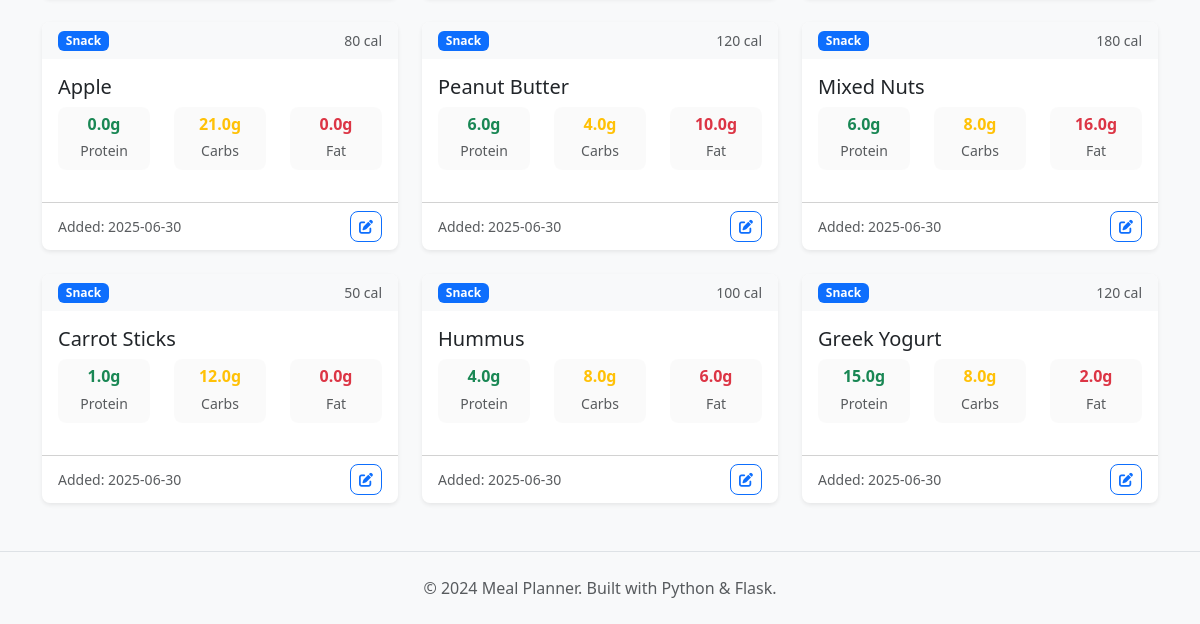
The app's page /meals (lower part), older data.
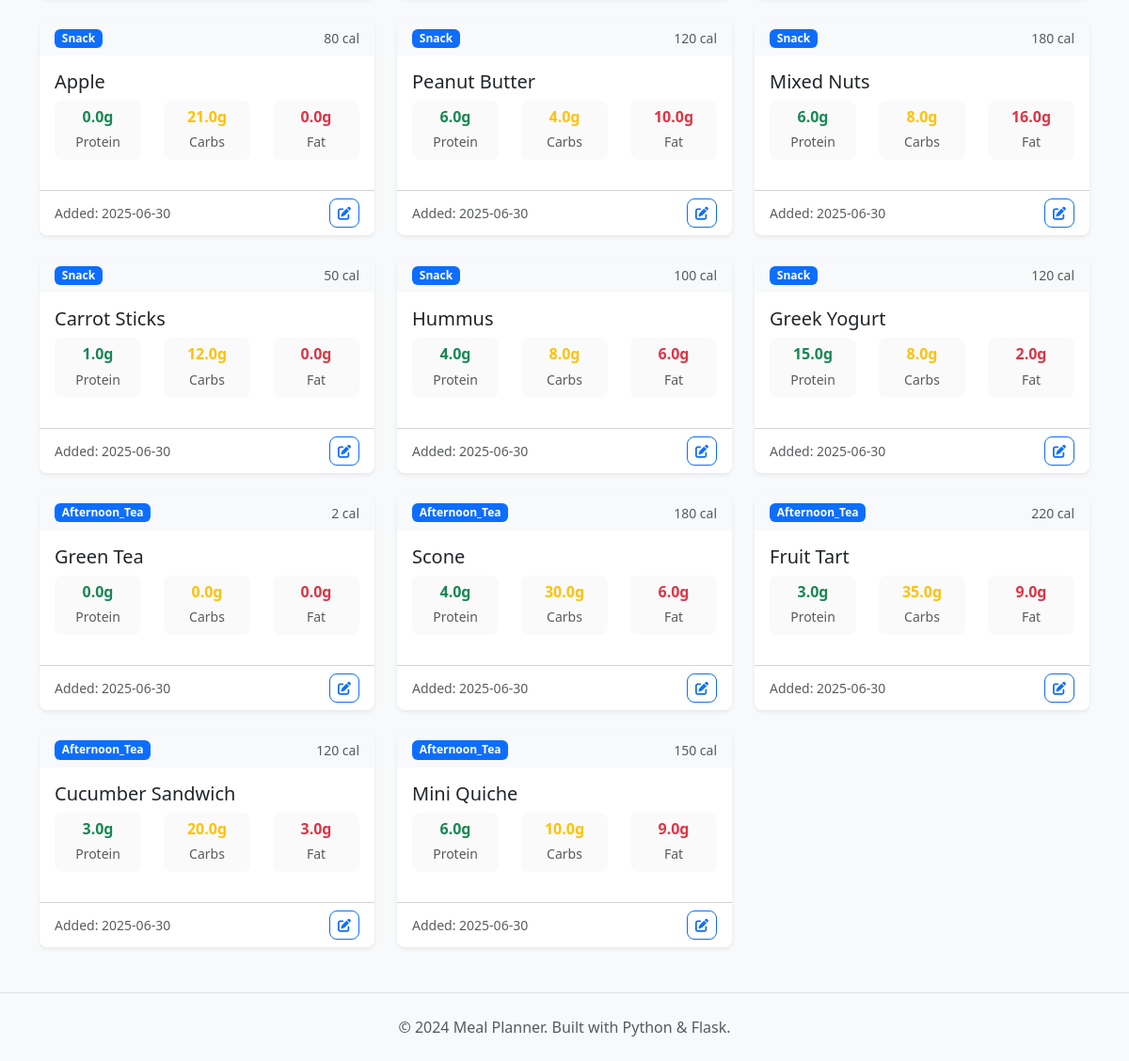
The same page, newer data.
### app.py (models this page shows)
class Dish(db.Model):
    id = db.Column(db.Integer, primary_key=True)
    name = db.Column(db.String(100), nullable=False)
    calories = db.Column(db.Integer, nullable=False)
    protein = db.Column(db.Float, nullable=False)
    carbs = db.Column(db.Float, nullable=False)
    fat = db.Column(db.Float, nullable=False)
    meal_type = db.Column(db.String(20), nullable=False)  # breakfast, lunch, dinner, snack
    created_at = db.Column(db.DateTime, default=datetime.utcnow)
    vegetarian = db.Column(db.Boolean, default=False)
    vegan = db.Column(db.Boolean, default=False)
    gluten_free = db.Column(db.Boolean, default=False)
    low_carb = db.Column(db.Boolean, default=False)

### app.py (the view)
@app.route('/meals')
def meals():
    dishes = Dish.query.all()
    return render_template('meals.html', dishes=dishes)

### templates/meals.html (shortened to what this page needs)
{% extends "base.html" %}
{% block content %}
<div class="row g-4" id="dishesGrid">
    {% for dish in dishes %}
    <div class="col-md-6 col-lg-4 dish-card" data-name="{{ dish.name.lower() }}" data-type="{{ dish.meal_type }}">
        <div class="card border-0 shadow-sm h-100">
            <div class="card-header bg-light">
                <div class="d-flex justify-content-between align-items-center">
                    <span class="badge bg-primary">{{ dish.meal_type.title() }}</span>
                    <small class="text-muted">{{ dish.calories }} cal</small>
                </div>
            </div>
            <div class="card-body">
                <h5 class="card-title">{{ dish.name }}</h5>
                <div class="row text-center mb-3">
                    <div class="col-4">
                        <div class="nutrition-item">
                            <h6 class="text-success mb-1">{{ dish.protein }}g</h6>
                            <small class="text-muted">Protein</small>
                        </div>
                    </div>
                    <div class="col-4">
                        <div class="nutrition-item">
                            <h6 class="text-warning mb-1">{{ dish.carbs }}g</h6>
                            <small class="text-muted">Carbs</small>
                        </div>
                    </div>
                    <div class="col-4">
                        <div class="nutrition-item">
                            <h6 class="text-danger mb-1">{{ dish.fat }}g</h6>
                            <small class="text-muted">Fat</small>
                        </div>
                    </div>
                </div>
            </div>
            <div class="card-footer bg-transparent">
                <div class="d-flex justify-content-between align-items-center">
                    <small class="text-muted">Added: {{ dish.created_at.strftime('%Y-%m-%d') }}</small>
                    <button class="btn btn-sm btn-outline-primary" onclick="editDish({{ dish.id }})">
                        <i class="fas fa-edit"></i>
                    </button>
                </div>
            </div>
        </div>
    </div>
    {% endfor %}
</div>
{% endblock %}

### templates/base.html (shortened to what this page needs)
<!DOCTYPE html>
<html lang="en">
<head>
    <link href="https://cdn.jsdelivr.net/npm/bootstrap@5.3.0/dist/css/bootstrap.min.css" rel="stylesheet">
    <link href="https://cdnjs.cloudflare.com/ajax/libs/font-awesome/6.0.0/css/all.min.css" rel="stylesheet">
    <link href="{{ url_for('static', filename='css/style.css') }}" rel="stylesheet">
</head>
<body>
    <main class="container mt-4">
        {% block content %}{% endblock %}
    </main>
    <footer class="bg-light mt-5 py-4">
        <div class="container text-center">
            <p class="text-muted mb-0">© 2024 Meal Planner. Built with Python & Flask.</p>
        </div>
    </footer>
</body>
</html>

### static/css/style.css (style rules this page uses)
:root { --primary-color: #0d6efd; --success-color: #198754; --warning-color: #ffc107; --danger-color: #dc3545; --info-color: #0dcaf0; --light-bg: #f8f9fa; --border-radius: 0.5rem; --box-shadow: 0 0.125rem 0.25rem rgba(0, 0, 0, 0.075); --transition: all 0.3s ease; }
body { font-family: 'Segoe UI', Tahoma, Geneva, Verdana, sans-serif; background-color: #f8f9fa; }
.card { border-radius: var(--border-radius); transition: var(--transition); border: none; }
.card-header { border-radius: var(--border-radius) var(--border-radius) 0 0 !important; border-bottom: none; }
.dish-card { transition: var(--transition); }
.dish-card .card { height: 100%; display: flex; flex-direction: column; }
.dish-card .card-body { flex: 1; }
.btn { border-radius: var(--border-radius); transition: var(--transition); font-weight: 500; }
footer { margin-top: auto; border-top: 1px solid #dee2e6; }

Row changes from the older to the newer data that the page shows:
added Dish: meal_type "Afternoon_Tea", calories "2", name "Green Tea", protein "0.0", carbs "0.0", fat "0.0", created_at "2025-06-30"
added Dish: meal_type "Afternoon_Tea", calories "180", name "Scone", protein "4.0", carbs "30.0", fat "6.0", created_at "2025-06-30"
added Dish: meal_type "Afternoon_Tea", calories "220", name "Fruit Tart", protein "3.0", carbs "35.0", fat "9.0", created_at "2025-06-30"
added Dish: meal_type "Afternoon_Tea", calories "120", name "Cucumber Sandwich", protein "3.0", carbs "20.0", fat "3.0", created_at "2025-06-30"
added Dish: meal_type "Afternoon_Tea", calories "150", name "Mini Quiche", protein "6.0", carbs "10.0", fat "9.0", created_at "2025-06-30"
